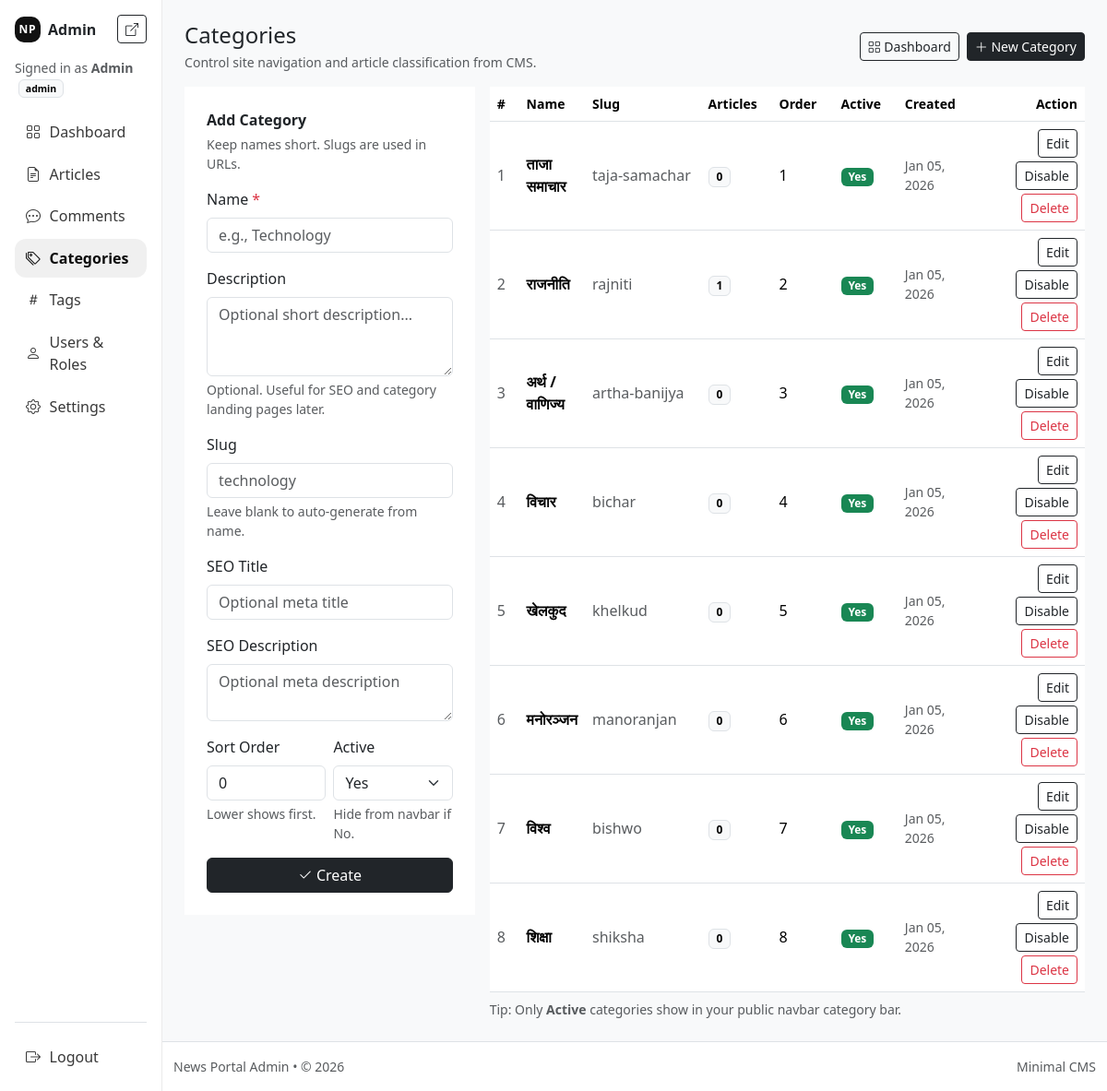
The page /public/admin/categories.php (signed in) on the database its author committed.
### tables this page shows
CREATE TABLE `categories` (
  `id` int(11) NOT NULL,
  `name` varchar(100) NOT NULL,
  `description` text DEFAULT NULL,
  `slug` varchar(120) NOT NULL,
  `meta_title` varchar(255) DEFAULT NULL,
  `meta_description` text DEFAULT NULL,
  `sort_order` int(11) NOT NULL DEFAULT 0,
  `is_active` tinyint(1) NOT NULL DEFAULT 1,
  `created_at` datetime NOT NULL DEFAULT current_timestamp()
);

### app/core/auth.php (called while the page is built, shortened)
<?php
function auth_user(): ?array
{
    return $_SESSION['user'] ?? null;
}

### public/admin/categories.php (the view, shortened to what this page needs)
<?php
require_once __DIR__ . '/../../app/core/auth.php';
$pdo = db();
$ADMIN_URL = rtrim(BASE_URL, '/') . '/admin';
function h(?string $v): string
{
    return htmlspecialchars((string) $v, ENT_QUOTES, 'UTF-8');
}
function slugify(string $text): string
{
    $text = trim(mb_strtolower($text));
    $text = preg_replace('~[^\pL\pN]+~u', '-', $text) ?? '';
    $text = trim($text, '-');
    return $text !== '' ? $text : 'category';
}
$edit = null;
$rows = $pdo->query("
    SELECT
      c.id, c.name, c.slug, c.sort_order, c.is_active, c.created_at,
      COALESCE(x.article_count, 0) AS article_count
    FROM categories c
    LEFT JOIN (
      SELECT category_id, COUNT(*) AS article_count
      FROM articles
      GROUP BY category_id
    ) x ON x.category_id = c.id
    ORDER BY c.sort_order ASC, c.name ASC
")->fetchAll() ?: [];
require_once __DIR__ . '/_partials/admin_header.php';
require_once __DIR__ . '/_partials/admin_nav.php';
?>
<main id="main" class="container-fluid p-3 p-md-4">
    <div
        class="d-flex flex-column flex-lg-row justify-content-between align-items-start align-items-lg-center gap-2 mb-3">
        <div>
            <h1 class="h4 mb-1">Categories</h1>
            <div class="small text-muted">Control site navigation and article classification from CMS.</div>
        </div>
        <div class="d-flex gap-2 flex-wrap">
            <a class="btn btn-sm btn-outline-dark" href="<?= h($ADMIN_URL) ?>/dashboard.php">
                <i class="bi bi-grid"></i> Dashboard
            </a>
            <a class="btn btn-sm btn-dark" href="<?= h($ADMIN_URL) ?>/categories.php">
                <i class="bi bi-plus-lg"></i> New Category
            </a>
        </div>
    </div>
    <div class="row g-3">
        <div class="col-12 col-lg-4">
            <div class="np-card p-3 p-md-4 bg-white">
                <div class="fw-semibold mb-1"><?= $edit ? 'Edit Category' : 'Add Category' ?></div>
                <div class="small text-muted mb-3">Keep names short. Slugs are used in URLs.</div>
                <form method="post" action="<?= h($ADMIN_URL) ?>/category_save.php" autocomplete="off">
                    <div class="mb-3">
                        <label class="form-label">Name <span class="text-danger">*</span></label>
                        <input class="form-control" name="name" required
                            value="<?= h((string) ($edit['name'] ?? '')) ?>" placeholder="e.g., Technology">
                    </div>
                    <div class="mb-3">
                        <label class="form-label">Description</label>
                        <textarea class="form-control" name="description" rows="3"
                            placeholder="Optional short description..."><?= h((string) ($edit['description'] ?? '')) ?></textarea>
                        <div class="form-text">Optional. Useful for SEO and category landing pages later.</div>
                    </div>
                    <div class="mb-3">
                        <label class="form-label">Slug</label>
                        <input class="form-control" name="slug" value="<?= h((string) ($edit['slug'] ?? '')) ?>"
                            placeholder="<?= h($edit ? (string) $edit['slug'] : slugify('technology')) ?>">
                        <div class="form-text">Leave blank to auto-generate from name.</div>
                    </div>
                    <div class="mb-3">
                        <label class="form-label">SEO Title</label>
                        <input class="form-control" name="meta_title"
                            value="<?= h((string) ($edit['meta_title'] ?? '')) ?>" placeholder="Optional meta title">
                    </div>
                    <div class="mb-3">
                        <label class="form-label">SEO Description</label>
                        <textarea class="form-control" name="meta_description" rows="2"
                            placeholder="Optional meta description"><?= h((string) ($edit['meta_description'] ?? '')) ?></textarea>
                    </div>
                    <div class="row g-2">
                        <div class="col-6">
                            <label class="form-label">Sort Order</label>
                            <input class="form-control" type="number" name="sort_order" min="0"
                                value="<?= h((string) ($edit['sort_order'] ?? '0')) ?>">
                            <div class="form-text">Lower shows first.</div>
                        </div>
                        <div class="col-6">
                            <label class="form-label">Active</label>
                            <select class="form-select" name="is_active">
                                <?php $active = (int) ($edit['is_active'] ?? 1); ?>
                                <option value="1" <?= $active === 1 ? 'selected' : '' ?>>Yes</option>
                            </select>
                            <div class="form-text">Hide from navbar if No.</div>
                        </div>
                    </div>
                    <div class="d-grid gap-2 mt-3">
                        <button class="btn btn-dark" type="submit">
                            <i class="bi bi-check2"></i> <?= $edit ? 'Update' : 'Create' ?>
                        </button>
                    </div>
                </form>
            </div>
        </div>
        <div class="col-12 col-lg-8">
            <div class="np-card p-0 bg-white overflow-hidden">
                <div class="table-responsive">
                    <table class="table align-middle mb-0">
                        <thead class="border-bottom">
                            <tr class="small text-muted">
                                <th style="width:60px;">#</th>
                                <th>Name</th>
                                <th style="width:200px;">Slug</th>
                                <th style="width:110px;">Articles</th>
                                <th style="width:110px;">Order</th>
                                <th style="width:110px;">Active</th>
                                <th style="width:150px;">Created</th>
                                <th style="width:260px;" class="text-end">Action</th>
                            </tr>
                        </thead>
                        <tbody>
                            <?php if (empty($rows)): ?>
                                <tr>
                                    <td colspan="8" class="p-4 text-muted">No categories yet.</td>
                                </tr>
                            <?php else: ?>
                                <?php foreach ($rows as $i => $r): ?>
                                    <tr>
                                        <td class="text-muted"><?= $i + 1 ?></td>
                                        <td class="fw-semibold"><?= h($r['name']) ?></td>
                                        <td class="text-muted"><?= h($r['slug']) ?></td>
                                        <td>
                                            <span
                                                class="badge text-bg-light border"><?= (int) ($r['article_count'] ?? 0) ?></span>
                                        </td>
                                        <td><?= (int) $r['sort_order'] ?></td>
                                        <td>
                                            <?php if ((int) $r['is_active'] === 1): ?>
                                                <span class="badge text-bg-success">Yes</span>
                                            <?php else: ?>
                                                <span class="badge text-bg-secondary">No</span>
                                            <?php endif; ?>
                                        </td>
                                        <td class="text-muted small">
                                            <?= h(date('M d, Y', strtotime((string) $r['created_at']))) ?>
                                        </td>
                                        <td class="text-end">
                                            <div class="d-inline-flex gap-1 justify-content-end flex-wrap">
                                                <a class="btn btn-sm btn-outline-dark"
                                                    href="<?= h($ADMIN_URL) ?>/categories.php?edit=<?= (int) $r['id'] ?>">
                                                    Edit
                                                </a>
                                                <form method="post" action="<?= h($ADMIN_URL) ?>/category_toggle.php"
                                                    class="d-inline">
                                                    <button class="btn btn-sm btn-outline-dark" type="submit">
                                                        <?= ((int) $r['is_active'] === 1) ? 'Disable' : 'Enable' ?>
                                                    </button>
                                                </form>
                                                <?php if (($_SESSION['user']['role'] ?? ($user['role'] ?? 'user')) === 'admin'): ?>
                                                    <form method="post" action="<?= h($ADMIN_URL) ?>/category_delete.php"
                                                        class="d-inline"
                                                        onsubmit="return confirm('Delete this category? If it is used by articles, it will be disabled instead.');">
                                                        <button class="btn btn-sm btn-outline-danger" type="submit">Delete</button>
                                                    </form>
                                                <?php endif; ?>
                                            </div>
                                        </td>
                                    </tr>
                                <?php endforeach; ?>
                            <?php endif; ?>
                        </tbody>
                    </table>
                </div>
            </div>
            <div class="small text-muted mt-2">
                Tip: Only <strong>Active</strong> categories show in your public navbar category bar.
            </div>
        </div>
    </div>
</main>
<?php require_once __DIR__ . '/_partials/admin_footer.php'; ?>

### public/admin/_partials/admin_header.php (shortened to what this page needs)
<?php
require_once __DIR__ . '/../../../app/core/auth.php';
?>
<!doctype html>
<html lang="en">
<head>
    <link href="https://cdn.jsdelivr.net/npm/bootstrap@5.3.3/dist/css/bootstrap.min.css" rel="stylesheet">
    <link href="https://cdn.jsdelivr.net/npm/bootstrap-icons@1.11.3/font/bootstrap-icons.min.css" rel="stylesheet">
    <link href="<?= h(BASE_URL) ?>/assets/css/style.css" rel="stylesheet">
</head>
<body class="bg-light">
    <div class="admin-shell d-flex">

### public/admin/_partials/admin_nav.php (shortened to what this page needs)
<?php
require_once __DIR__ . '/../../../app/core/auth.php';
$user = auth_user();
$role = $user['role'] ?? 'user';
$current = basename($_SERVER['PHP_SELF'] ?? '');
function isActive(string $file, string $current): string
{
    return $file === $current ? 'active' : '';
}
?>
<aside class="admin-sidebar d-none d-lg-flex flex-column p-3">
    <div class="d-flex align-items-center justify-content-between mb-3">
        <div class="admin-brand">
            <span class="mark">NP</span>
            <span>Admin</span>
        </div>
        <a class="btn btn-sm btn-outline-dark" href="<?= htmlspecialchars(BASE_URL) ?>/index.php" title="Back to site">
            <i class="bi bi-box-arrow-up-right"></i>
        </a>
    </div>
    <div class="small text-muted mb-3">
        Signed in as <strong><?= htmlspecialchars($user['name'] ?? 'User') ?></strong>
        <span class="badge text-bg-light border ms-1"><?= htmlspecialchars($role) ?></span>
    </div>
    <nav class="d-flex flex-column gap-1">
        <a class="admin-link <?= isActive('dashboard.php', $current) ?>" href="dashboard.php">
            <i class="bi bi-grid"></i> Dashboard
        </a>
        <a class="admin-link <?= isActive('articles.php', $current) ?>" href="articles.php">
            <i class="bi bi-file-earmark-text"></i> Articles
        </a>
        <a class="admin-link <?= isActive('comments.php', $current) ?>" href="comments.php">
            <i class="bi bi-chat-dots"></i> Comments
        </a>
        <a class="admin-link <?= isActive('categories.php', $current) ?>" href="categories.php">
            <i class="bi bi-tags"></i> Categories
        </a>
        <a class="admin-link <?= isActive('tags.php', $current) ?>" href="tags.php">
            <i class="bi bi-hash"></i> Tags
        </a>
        <a class="admin-link <?= isActive('users.php', $current) ?>" href="users.php">
            <i class="bi bi-person"></i> Users & Roles
        </a>
        <a class="admin-link <?= isActive('settings.php', $current) ?>" href="settings.php">
            <i class="bi bi-gear"></i> Settings
        </a>
    </nav>
    <div class="mt-auto pt-3 border-top">
        <a class="admin-link" href="<?= htmlspecialchars(BASE_URL) ?>/logout.php">
            <i class="bi bi-box-arrow-right"></i> Logout
        </a>
    </div>
</aside>
<div class="flex-grow-1 d-flex flex-column">

### public/admin/_partials/admin_footer.php (shortened to what this page needs)
<footer class="mt-auto border-top bg-white">
    <div class="container-fluid py-3 d-flex justify-content-between align-items-center">
        <div class="small text-muted">
            <?= htmlspecialchars(APP_NAME) ?> Admin • © <?= date('Y') ?>
        </div>
        <div class="small text-muted">
            <span class="d-none d-md-inline">Minimal CMS</span>
        </div>
    </div>
</footer>
</div>
</div>
</body>
</html>

### public/admin/_partials/admin_header.php (style rules this page uses)
.admin-shell { min-height: 100vh; }
.admin-sidebar { width: 260px; border-right: 1px solid rgba(0, 0, 0, .08); background: #fff; }
.admin-brand { display: flex; align-items: center; gap: .5rem; font-weight: 700; }
.admin-brand .mark { width: 28px; height: 28px; border-radius: 10px; display: inline-flex; align-items: center; justify-content: center; background: #111; color: #fff; font-size: 12px; letter-spacing: .08em; }
.admin-link { display: flex; align-items: center; gap: .6rem; padding: .55rem .75rem; border-radius: 12px; color: rgba(0, 0, 0, .78); text-decoration: none; }
.admin-link.active { background: rgba(0, 0, 0, .06); color: rgba(0, 0, 0, .95); font-weight: 600; }

### rows shown on the page
categories: name "ताजा समाचार", slug "taja-samachar", article_count "0", sort_order "1", is_active "Yes", created_at "Jan 05, 2026"
categories: name "राजनीति", slug "rajniti", article_count "1", sort_order "2", is_active "Yes", created_at "Jan 05, 2026"
categories: name "अर्थ / वाणिज्य", slug "artha-banijya", article_count "0", sort_order "3", is_active "Yes", created_at "Jan 05, 2026"
categories: name "विचार", slug "bichar", article_count "0", sort_order "4", is_active "Yes", created_at "Jan 05, 2026"
categories: name "खेलकुद", slug "khelkud", article_count "0", sort_order "5", is_active "Yes", created_at "Jan 05, 2026"
categories: name "मनोरञ्जन", slug "manoranjan", article_count "0", sort_order "6", is_active "Yes", created_at "Jan 05, 2026"
categories: name "विश्व", slug "bishwo", article_count "0", sort_order "7", is_active "Yes", created_at "Jan 05, 2026"
categories: name "शिक्षा", slug "shiksha", article_count "0", sort_order "8", is_active "Yes", created_at "Jan 05, 2026"

### other values the page prints
$user['name'] "Admin"
$role "admin"
APP_NAME "News Portal"
